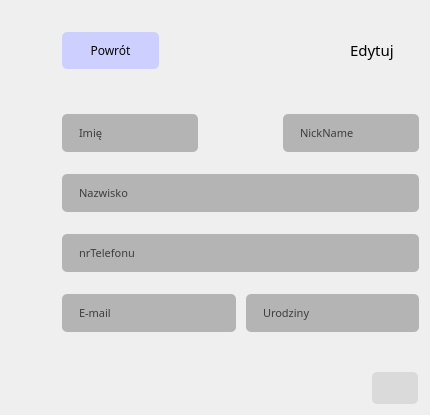
      <widget class="QWidget" name="edytuj_Screen">
       <widget class="QLabel" name="label_3">
        <property name="geometry">
         <rect>
          <x>350</x>
          <y>40</y>
          <width>63</width>
          <height>20</height>
         </rect>
        </property>
        <property name="font">
         <font>
          <family>e-Ukraine</family>
          <pointsize>11</pointsize>
         </font>
        </property>
        <property name="styleSheet">
         <string notr="true">QPushButton{
	background-color:rgb(205, 208, 255);
	                             margin: 2px; 
								color:rgb(6, 6, 6);
                               padding: 10px 15px; 
                         border-radius: 5px; 
;}
                         QPushButton:hover{
 	background-color:rgb(139, 139, 208);
                         } 
                         QLineEdit:pressed { 
                         background-color: rgb(111, 111, 167); 
						color:rgb(255, 255, 255);                         }</string>
        </property>
        <property name="text">
         <string>Edytuj</string>
        </property>
       </widget>
       <widget class="QPushButton" name="powrotLista_B2N">
        <property name="geometry">
         <rect>
          <x>60</x>
          <y>30</y>
          <width>101</width>
          <height>41</height>
         </rect>
        </property>
        <property name="font">
         <font>
          <family>e-Ukraine</family>
          <pointsize>9</pointsize>
          <bold>false</bold>
         </font>
        </property>
        <property name="styleSheet">
         <string notr="true">QPushButton{
	background-color:rgb(205, 208, 255);
	                             margin: 2px; 
								color:rgb(6, 6, 6);
                               padding: 10px 15px; 
                         border-radius: 5px; 
;}
                         QPushButton:hover{
 	background-color:rgb(139, 139, 208);
                         } 
                         QLineEdit:pressed { 
                         background-color: rgb(111, 111, 167); 
						color:rgb(255, 255, 255);                         }</string>
        </property>
        <property name="text">
         <string>Powrót</string>
        </property>
       </widget>
       <widget class="QWidget" name="layoutWidget">
        <property name="geometry">
         <rect>
          <x>60</x>
          <y>100</y>
          <width>361</width>
          <height>250</height>
         </rect>
        </property>
        <layout class="QVBoxLayout" name="verticalLayout_10">
         <item>
          <layout class="QHBoxLayout" name="horizontalLayout_5">
           <item>
            <widget class="QLineEdit" name="imieInput_5">
             <property name="font">
              <font>
               <family>e-Ukraine</family>
               <pointsize>8</pointsize>
               <fontweight>ExtraLight</fontweight>
              </font>
             </property>
             <property name="styleSheet">
              <string notr="true">QLineEdit{
	background-color:rgb(180, 180, 180);
	                             margin: 2px; 
								color:rgb(255, 255, 255);
                               padding: 10px 15px; 
                         border-radius: 5px; 
;}
                         QLineEdit:textEdited { 

                         } 
                         QLineEdit:pressed { 
                         background-color: rgb(234, 234, 234); 
						color:rgb(61, 61, 61);                         }</string>
             </property>
             <property name="text">
              <string>Imię</string>
             </property>
            </widget>
           </item>
           <item>
            <spacer name="horizontalSpacer_3">
             <property name="orientation">
              <enum>Qt::Orientation::Horizontal</enum>
             </property>
             <property name="sizeHint" stdset="0">
              <size>
               <width>40</width>
               <height>20</height>
              </size>
             </property>
            </spacer>
           </item>
           <item>
            <widget class="QLineEdit" name="nickInput_3">
             <property name="font">
              <font>
               <family>e-Ukraine</family>
               <pointsize>8</pointsize>
               <fontweight>ExtraLight</fontweight>
              </font>
             </property>
             <property name="styleSheet">
              <string notr="true">QLineEdit{
	background-color:rgb(180, 180, 180);
	                             margin: 2px; 
								color:rgb(255, 255, 255);
                               padding: 10px 15px; 
                         border-radius: 5px; 
;}
                         QLineEdit:textEdited { 

                         } 
                         QLineEdit:pressed { 
                         background-color: rgb(234, 234, 234); 
						color:rgb(61, 61, 61);                         }</string>
             </property>
             <property name="text">
              <string>NickName</string>
             </property>
            </widget>
           </item>
          </layout>
         </item>
         <item>
          <layout class="QHBoxLayout" name="horizontalLayout">
           <item>
            <widget class="QLineEdit" name="nazwiskoInput_4">
             <property name="font">
              <font>
               <family>e-Ukraine</family>
               <pointsize>8</pointsize>
               <fontweight>ExtraLight</fontweight>
              </font>
             </property>
             <property name="styleSheet">
              <string notr="true">QLineEdit{
	background-color:rgb(180, 180, 180);
	                             margin: 2px; 
								color:rgb(255, 255, 255);
                               padding: 10px 15px; 
                         border-radius: 5px; 
;}
                         QLineEdit:textEdited { 

                         } 
                         QLineEdit:pressed { 
                         background-color: rgb(234, 234, 234); 
						color:rgb(61, 61, 61);                         }</string>
             </property>
             <property name="text">
              <string>Nazwisko</string>
             </property>
            </widget>
           </item>
          </layout>
         </item>
         <item>
          <layout class="QHBoxLayout" name="horizontalLayout_8">
           <item>
            <widget class="QLineEdit" name="nrTelInput_4">
             <property name="font">
              <font>
               <family>e-Ukraine</family>
               <pointsize>8</pointsize>
               <fontweight>ExtraLight</fontweight>
              </font>
             </property>
             <property name="styleSheet">
              <string notr="true">QLineEdit{
	background-color:rgb(180, 180, 180);
	                             margin: 2px; 
								color:rgb(255, 255, 255);
                               padding: 10px 15px; 
                         border-radius: 5px; 
;}
                         QLineEdit:textEdited { 

                         } 
                         QLineEdit:pressed { 
                         background-color: rgb(234, 234, 234); 
						color:rgb(61, 61, 61);                         }</string>
             </property>
             <property name="text">
              <string>nrTelefonu</string>
             </property>
            </widget>
           </item>
          </layout>
         </item>
         <item>
          <layout class="QHBoxLayout" name="horizontalLayout_7">
           <item>
            <widget class="QLineEdit" name="emailInput_4">
             <property name="font">
              <font>
               <family>e-Ukraine</family>
               <pointsize>8</pointsize>
               <fontweight>ExtraLight</fontweight>
              </font>
             </property>
             <property name="styleSheet">
              <string notr="true">QLineEdit{
	background-color:rgb(180, 180, 180);
	                             margin: 2px; 
								color:rgb(255, 255, 255);
                               padding: 10px 15px; 
                         border-radius: 5px; 
;}
                         QLineEdit:textEdited { 

                         } 
                         QLineEdit:pressed { 
                         background-color: rgb(234, 234, 234); 
						color:rgb(61, 61, 61);                         }</string>
             </property>
             <property name="text">
              <string>E-mail</string>
             </property>
            </widget>
           </item>
           <item>
            <layout class="QHBoxLayout" name="horizontalLayout_9">
             <item>
              <widget class="QLineEdit" name="urodzinyInput_2">
               <property name="font">
                <font>
                 <family>e-Ukraine</family>
                 <pointsize>8</pointsize>
                 <fontweight>ExtraLight</fontweight>
                </font>
               </property>
               <property name="styleSheet">
                <string notr="true">QLineEdit{
	background-color:rgb(180, 180, 180);
	                             margin: 2px; 
								color:rgb(255, 255, 255);
                               padding: 10px 15px; 
                         border-radius: 5px; 
;}
                         QLineEdit:textEdited { 

                         } 
                         QLineEdit:pressed { 
                         background-color: rgb(234, 234, 234); 
						color:rgb(61, 61, 61);                         }</string>
               </property>
               <property name="text">
                <string>Urodziny</string>
               </property>
              </widget>
             </item>
            </layout>
           </item>
          </layout>
         </item>
        </layout>
       </widget>
       <widget class="QPushButton" name="buttonimg_2">
        <property name="geometry">
         <rect>
          <x>370</x>
          <y>370</y>
          <width>50</width>
          <height>36</height>
         </rect>
        </property>
        <property name="styleSheet">
         <string notr="true">QPushButton{
	background-color:rgb(218, 218, 218);
	                             margin: 2px; 
								color:rgb(6, 6, 6);
                               padding: 10px 15px; 
                         border-radius: 5px; 
;}
                       </string>
        </property>
        <property name="text">
         <string/>
        </property>
        <property name="icon">
         <iconset theme="mail-message-new"/>
        </property>
        <property name="iconSize">
         <size>
          <width>12</width>
          <height>12</height>
         </size>
        </property>
       </widget>
      </widget>
